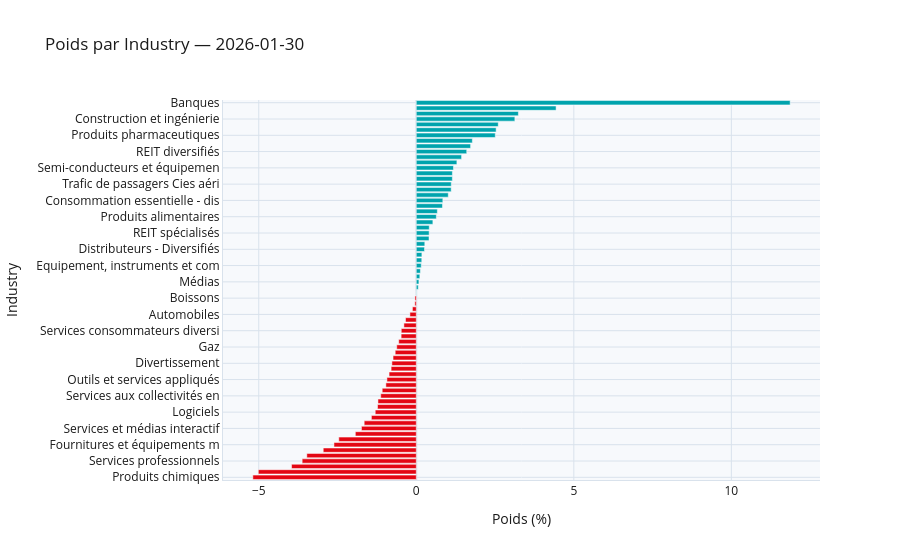

Source (notebook cell):
### Code cell
comp_charts["Industry"].show()

### Figure 1 — Plotly figure (JSON) as saved in the notebook; plotly's stock layout.template omitted (floating-point values rounded to 4 significant figures)
{"data": [{"marker": {"color": ["#E30613", "#E30613", "#E30613", "#E30613", "#E30613", "#E30613", "#E30613", "#E30613", "#E30613", "#E30613", "#E30613", "#E30613", "#E30613", "#E30613", "#E30613", "#E30613", "#E30613", "#E30613", "#E30613", "#E30613", "#E30613", "#E30613", "#E30613", "#E30613", "#E30613", "#E30613", "#E30613", "#E30613", "#E30613", "#E30613", "#E30613", "#E30613", "#E30613", "#E30613", "#00A3AD", "#00A3AD", "#00A3AD", "#00A3AD", "#00A3AD", "#00A3AD", "#00A3AD", "#00A3AD", "#00A3AD", "#00A3AD", "#00A3AD", "#00A3AD", "#00A3AD", "#00A3AD", "#00A3AD", "#00A3AD", "#00A3AD", "#00A3AD", "#00A3AD", "#00A3AD", "#00A3AD", "#00A3AD", "#00A3AD", "#00A3AD", "#00A3AD", "#00A3AD", "#00A3AD", "#00A3AD", "#00A3AD", "#00A3AD", "#00A3AD", "#00A3AD", "#00A3AD", "#00A3AD", "#00A3AD", "#00A3AD"]}, "orientation": "h", "type": "bar", "x": [-5.187, -5.014, -3.959, -3.623, -3.475, -2.953, -2.613, -2.459, -1.935, -1.74, -1.654, -1.424, -1.304, -1.23, -1.217, -1.129, -1.082, -0.9655, -0.9321, -0.8636, -0.7988, -0.7743, -0.7371, -0.6694, -0.6209, -0.5577, -0.481, -0.4768, -0.393, -0.3417, -0.2028, -0.1223, -0.04614, -0.04323, 0.01106, 0.06327, 0.08351, 0.1123, 0.1306, 0.158, 0.174, 0.1778, 0.2612, 0.2702, 0.4038, 0.4081, 0.4111, 0.5267, 0.6369, 0.6683, 0.8312, 0.8424, 1.015, 1.108, 1.111, 1.145, 1.146, 1.18, 1.288, 1.438, 1.601, 1.724, 1.779, 2.507, 2.534, 2.602, 3.129, 3.241, 4.438, 11.87], "y": ["Produits chimiques", "Marchés de capitaux", "Services financiers", "Services professionnels", "Sociétés commerciales et dis", "Assurance", "Fournitures et équipements m", "Machinerie", "Produits de soins personnels", "Services et médias interactif", "Hôtels, restaurants et loisir", "Produits issus du papier et de", "Logiciels", "Produits pour l'industrie du b", "Services IT", "Services aux collectivités en", "SII bureautiques", "Compagnies aux activités dive", "Outils et services appliqués", "Développement et gestion des", "Emballages et conteneurs", "Divertissement", "Conglomérats industriels", "Infrastructure de transports", "Gaz", "Crédit à la consommation", "REIT - résidentiel", "Services consommateurs diversi", "Technologies des soins de sant", "Equipements et services dédi", "Automobiles", "Transport maritime", "SIIC industrielles", "Boissons", "Produits domestiques", "Distributeurs", "Médias", "Pétrole, gaz et combustibles", "Produits de loisirs", "Equipement, instruments et com", "Composants automobiles", "Fret aérien et logistique", "Distributeurs - Diversifiés", "Textiles, habillement et produ", "Biens ménagers durables", "REIT spécialisés", "Transport terrestre", "Fournisseurs de produits de sa", "Produits alimentaires", "Equipement de communication", "Biotechnologie", "Consommation essentielle - dis", "Matériaux de construction", "REIT soins de santé", "Trafic de passagers Cies aéri", "Tabac", "Producteurs indépendants d'é", "Semi-conducteurs et équipemen", "SIIC au détail", "Electricité", "REIT diversifiés", "Vente au détail spécialisée", "Matériel électrique", "Produits pharmaceutiques", "Aérospatiale et défense", "Services et fournitures commer", "Construction et ingénierie", "Services de télécommunicatio", "Métaux et mines", "Banques"]}], "layout": {"font": {"color": "#1A1A1A"}, "paper_bgcolor": "white", "plot_bgcolor": "#F7F9FC", "title": {"text": "Poids par Industry — 2026-01-30"}, "xaxis": {"gridcolor": "#D9E2EC", "linecolor": "#D9E2EC", "title": {"text": "Poids (%)"}, "zerolinecolor": "#D9E2EC"}, "yaxis": {"gridcolor": "#D9E2EC", "linecolor": "#D9E2EC", "title": {"text": "Industry"}, "zerolinecolor": "#D9E2EC"}}}
